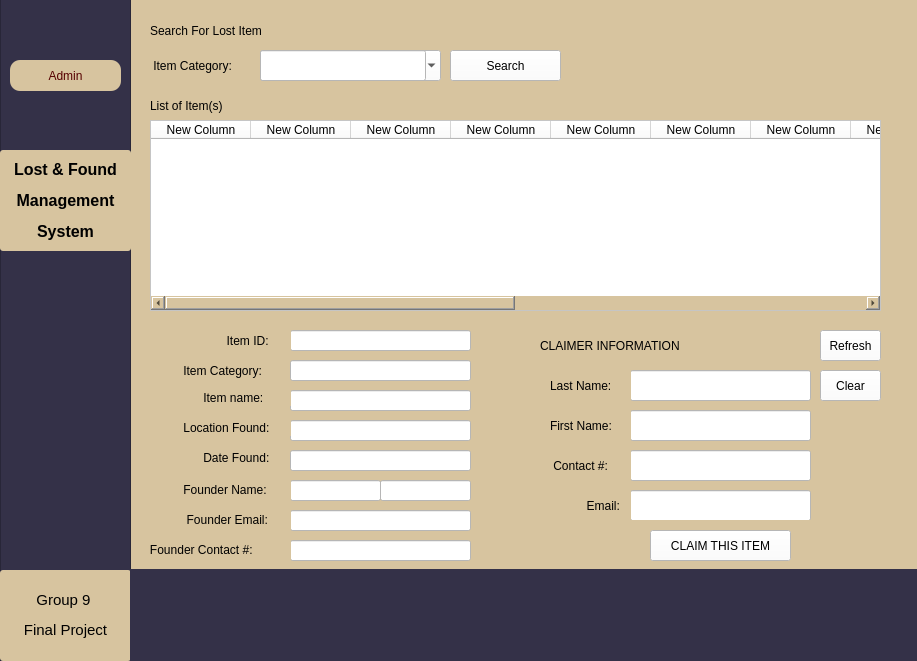
<?xml version="1.0" encoding="UTF-8"?>
<ui version="4.0">
 <class>Form</class>
 <widget class="QWidget" name="Form">
  <property name="geometry">
   <rect>
    <x>0</x>
    <y>0</y>
    <width>917</width>
    <height>661</height>
   </rect>
  </property>
  <property name="windowTitle">
   <string>Form</string>
  </property>
  <widget class="QWidget" name="widget" native="true">
   <property name="enabled">
    <bool>true</bool>
   </property>
   <property name="geometry">
    <rect>
     <x>-50</x>
     <y>-30</y>
     <width>1061</width>
     <height>741</height>
    </rect>
   </property>
   <property name="cursor">
    <cursorShape>ArrowCursor</cursorShape>
   </property>
   <property name="mouseTracking">
    <bool>true</bool>
   </property>
   <property name="focusPolicy">
    <enum>Qt::ClickFocus</enum>
   </property>
   <property name="styleSheet">
    <string notr="true">background-color:rgb(215, 196, 159)</string>
   </property>
   <property name="inputMethodHints">
    <set>Qt::ImhUppercaseOnly</set>
   </property>
   <widget class="QLabel" name="label">
    <property name="geometry">
     <rect>
      <x>200</x>
      <y>40</y>
      <width>201</width>
      <height>41</height>
     </rect>
    </property>
    <property name="styleSheet">
     <string notr="true">font: 87 13pt &quot;Arial Black&quot;;</string>
    </property>
    <property name="text">
     <string>Search For Lost Item</string>
    </property>
   </widget>
   <widget class="QLabel" name="label_2">
    <property name="geometry">
     <rect>
      <x>200</x>
      <y>80</y>
      <width>111</width>
      <height>31</height>
     </rect>
    </property>
    <property name="styleSheet">
     <string notr="true">font: 75 11pt &quot;MS Shell Dlg 2&quot;;</string>
    </property>
    <property name="text">
     <string> Item Category:</string>
    </property>
   </widget>
   <widget class="QComboBox" name="comboBox">
    <property name="geometry">
     <rect>
      <x>310</x>
      <y>80</y>
      <width>181</width>
      <height>31</height>
     </rect>
    </property>
    <property name="styleSheet">
     <string notr="true">background-color:white</string>
    </property>
    <property name="frame">
     <bool>false</bool>
    </property>
   </widget>
   <widget class="QPushButton" name="Search">
    <property name="geometry">
     <rect>
      <x>500</x>
      <y>80</y>
      <width>111</width>
      <height>31</height>
     </rect>
    </property>
    <property name="styleSheet">
     <string notr="true">background-color:white;
font: 87 10pt &quot;Arial Black&quot;;</string>
    </property>
    <property name="text">
     <string>Search</string>
    </property>
   </widget>
   <widget class="QLabel" name="label_4">
    <property name="geometry">
     <rect>
      <x>200</x>
      <y>120</y>
      <width>171</width>
      <height>31</height>
     </rect>
    </property>
    <property name="styleSheet">
     <string notr="true">font: 87 12pt &quot;Arial Black&quot;;</string>
    </property>
    <property name="text">
     <string>List of Item(s)</string>
    </property>
   </widget>
   <widget class="QFrame" name="frame">
    <property name="geometry">
     <rect>
      <x>50</x>
      <y>20</y>
      <width>131</width>
      <height>701</height>
     </rect>
    </property>
    <property name="styleSheet">
     <string notr="true">background-color:rgb(52, 49, 72)</string>
    </property>
    <property name="frameShape">
     <enum>QFrame::StyledPanel</enum>
    </property>
    <property name="frameShadow">
     <enum>QFrame::Raised</enum>
    </property>
    <widget class="QPushButton" name="AdminButton">
     <property name="geometry">
      <rect>
       <x>10</x>
       <y>70</y>
       <width>111</width>
       <height>31</height>
      </rect>
     </property>
     <property name="styleSheet">
      <string notr="true">QPushButton{
font: 87 9pt &quot;Arial Black&quot;;
border-radius:10px;
background-color:rgb(215, 196, 159);
color:rgb(85, 0, 0);
}

QPushButton:hover{
background-color:rgb(85, 255, 127);
color:rgb(0, 0, 0);
}

QPushButton:pressed{
background-color:rgb(100,170,255);
}</string>
     </property>
     <property name="text">
      <string>Admin</string>
     </property>
    </widget>
    <widget class="QLabel" name="label_10">
     <property name="geometry">
      <rect>
       <x>0</x>
       <y>160</y>
       <width>131</width>
       <height>101</height>
      </rect>
     </property>
     <property name="styleSheet">
      <string notr="true">QLabel{
font: 87 9pt &quot;Arial Black&quot;;
border-radius:3px;
background-color:rgb(215, 196, 159);
color:rgb(0, 0, 0);
}

QLabel:hover{
background-color:rgb(85, 255, 127);
color:rgb(0, 0, 0);
}

QLabel:pressed{
background-color:rgb(170, 170, 255);
}</string>
     </property>
     <property name="text">
      <string>&lt;!DOCTYPE HTML PUBLIC &quot;-//W3C//DTD HTML 4.0//EN&quot; &quot;http://www.w3.org/TR/REC-html40/strict.dtd&quot;&gt;
&lt;html&gt;&lt;head&gt;&lt;meta name=&quot;qrichtext&quot; content=&quot;1&quot; /&gt;&lt;style type=&quot;text/css&quot;&gt;
p, li { white-space: pre-wrap; }
&lt;/style&gt;&lt;/head&gt;&lt;body style=&quot; font-family:'Arial Black'; font-size:12pt; font-weight:80; font-style:normal;&quot;&gt;
&lt;p align=&quot;center&quot; style=&quot; margin-top:12px; margin-bottom:12px; margin-left:0px; margin-right:0px; -qt-block-indent:0; text-indent:0px;&quot;&gt;&lt;span style=&quot; font-weight:600;&quot;&gt;Lost &amp;amp; Found&lt;/span&gt;&lt;/p&gt;
&lt;p align=&quot;center&quot; style=&quot; margin-top:12px; margin-bottom:12px; margin-left:0px; margin-right:0px; -qt-block-indent:0; text-indent:0px;&quot;&gt;&lt;span style=&quot; font-weight:600;&quot;&gt;Management&lt;/span&gt;&lt;/p&gt;
&lt;p align=&quot;center&quot; style=&quot; margin-top:12px; margin-bottom:12px; margin-left:0px; margin-right:0px; -qt-block-indent:0; text-indent:0px;&quot;&gt;&lt;span style=&quot; font-weight:600;&quot;&gt;System&lt;/span&gt;&lt;/p&gt;&lt;/body&gt;&lt;/html&gt;</string>
     </property>
    </widget>
    <widget class="QLabel" name="label_11">
     <property name="geometry">
      <rect>
       <x>0</x>
       <y>580</y>
       <width>131</width>
       <height>91</height>
      </rect>
     </property>
     <property name="styleSheet">
      <string notr="true">QLabel{
font: 87 9pt &quot;Arial Black&quot;;
border-radius:3px;
background-color:rgb(215, 196, 159);
color:rgb(0, 0, 0);
}

QLabel:hover{
background-color:rgb(85, 255, 127);
color:rgb(0, 0, 0);
}

QLabel:pressed{
background-color:rgb(170, 170, 255);
}</string>
     </property>
     <property name="text">
      <string>&lt;!DOCTYPE HTML PUBLIC &quot;-//W3C//DTD HTML 4.0//EN&quot; &quot;http://www.w3.org/TR/REC-html40/strict.dtd&quot;&gt;
&lt;html&gt;&lt;head&gt;&lt;meta name=&quot;qrichtext&quot; content=&quot;1&quot; /&gt;&lt;style type=&quot;text/css&quot;&gt;
p, li { white-space: pre-wrap; }
&lt;/style&gt;&lt;/head&gt;&lt;body style=&quot; font-family:'Arial Black'; font-size:12pt; font-weight:80; font-style:normal;&quot;&gt;
&lt;p align=&quot;center&quot; style=&quot; margin-top:12px; margin-bottom:12px; margin-left:0px; margin-right:0px; -qt-block-indent:0; text-indent:0px;&quot;&gt;&lt;span style=&quot; font-size:11pt;&quot;&gt;Group 9 &lt;/span&gt;&lt;/p&gt;
&lt;p align=&quot;center&quot; style=&quot; margin-top:12px; margin-bottom:12px; margin-left:0px; margin-right:0px; -qt-block-indent:0; text-indent:0px;&quot;&gt;&lt;span style=&quot; font-size:11pt;&quot;&gt;Final Project&lt;/span&gt;&lt;/p&gt;&lt;/body&gt;&lt;/html&gt;</string>
     </property>
    </widget>
   </widget>
   <widget class="QTableWidget" name="tableWidget">
    <property name="geometry">
     <rect>
      <x>200</x>
      <y>150</y>
      <width>731</width>
      <height>191</height>
     </rect>
    </property>
    <property name="styleSheet">
     <string notr="true">Background-color:white;</string>
    </property>
    <column>
     <property name="text">
      <string>New Column</string>
     </property>
    </column>
    <column>
     <property name="text">
      <string>New Column</string>
     </property>
    </column>
    <column>
     <property name="text">
      <string>New Column</string>
     </property>
    </column>
    <column>
     <property name="text">
      <string>New Column</string>
     </property>
    </column>
    <column>
     <property name="text">
      <string>New Column</string>
     </property>
    </column>
    <column>
     <property name="text">
      <string>New Column</string>
     </property>
    </column>
    <column>
     <property name="text">
      <string>New Column</string>
     </property>
    </column>
    <column>
     <property name="text">
      <string>New Column</string>
     </property>
    </column>
    <column>
     <property name="text">
      <string>New Column</string>
     </property>
    </column>
    <column>
     <property name="text">
      <string>New Column</string>
     </property>
    </column>
    <column>
     <property name="text">
      <string>New Column</string>
     </property>
    </column>
    <column>
     <property name="text">
      <string>New Column</string>
     </property>
    </column>
    <column>
     <property name="text">
      <string>New Column</string>
     </property>
    </column>
    <column>
     <property name="text">
      <string>New Column</string>
     </property>
    </column>
   </widget>
   <widget class="QLabel" name="label_5">
    <property name="geometry">
     <rect>
      <x>230</x>
      <y>390</y>
      <width>111</width>
      <height>21</height>
     </rect>
    </property>
    <property name="styleSheet">
     <string notr="true">font: 75 11pt &quot;MS Shell Dlg 2&quot;;</string>
    </property>
    <property name="text">
     <string> Item Category:</string>
    </property>
   </widget>
   <widget class="QLineEdit" name="lineEdit_12">
    <property name="geometry">
     <rect>
      <x>680</x>
      <y>480</y>
      <width>181</width>
      <height>31</height>
     </rect>
    </property>
    <property name="styleSheet">
     <string notr="true">background-color:white</string>
    </property>
   </widget>
   <widget class="QLineEdit" name="lineEdit_13">
    <property name="geometry">
     <rect>
      <x>680</x>
      <y>400</y>
      <width>181</width>
      <height>31</height>
     </rect>
    </property>
    <property name="styleSheet">
     <string notr="true">background-color:white</string>
    </property>
   </widget>
   <widget class="QLineEdit" name="lineEdit_14">
    <property name="geometry">
     <rect>
      <x>680</x>
      <y>520</y>
      <width>181</width>
      <height>31</height>
     </rect>
    </property>
    <property name="styleSheet">
     <string notr="true">background-color:white</string>
    </property>
   </widget>
   <widget class="QLineEdit" name="lineEdit_15">
    <property name="geometry">
     <rect>
      <x>680</x>
      <y>440</y>
      <width>181</width>
      <height>31</height>
     </rect>
    </property>
    <property name="styleSheet">
     <string notr="true">background-color:white</string>
    </property>
   </widget>
   <widget class="QLineEdit" name="lineEdit_16">
    <property name="geometry">
     <rect>
      <x>340</x>
      <y>360</y>
      <width>181</width>
      <height>21</height>
     </rect>
    </property>
    <property name="styleSheet">
     <string notr="true">background-color:white</string>
    </property>
    <property name="readOnly">
     <bool>true</bool>
    </property>
   </widget>
   <widget class="QLineEdit" name="lineEdit_17">
    <property name="geometry">
     <rect>
      <x>340</x>
      <y>390</y>
      <width>181</width>
      <height>21</height>
     </rect>
    </property>
    <property name="styleSheet">
     <string notr="true">background-color:white</string>
    </property>
    <property name="readOnly">
     <bool>true</bool>
    </property>
   </widget>
   <widget class="QLineEdit" name="lineEdit_18">
    <property name="geometry">
     <rect>
      <x>340</x>
      <y>420</y>
      <width>181</width>
      <height>21</height>
     </rect>
    </property>
    <property name="styleSheet">
     <string notr="true">background-color:white</string>
    </property>
    <property name="readOnly">
     <bool>true</bool>
    </property>
   </widget>
   <widget class="QLineEdit" name="lineEdit_19">
    <property name="geometry">
     <rect>
      <x>340</x>
      <y>450</y>
      <width>181</width>
      <height>21</height>
     </rect>
    </property>
    <property name="styleSheet">
     <string notr="true">background-color:white</string>
    </property>
    <property name="readOnly">
     <bool>true</bool>
    </property>
   </widget>
   <widget class="QLabel" name="label_6">
    <property name="geometry">
     <rect>
      <x>250</x>
      <y>420</y>
      <width>91</width>
      <height>16</height>
     </rect>
    </property>
    <property name="styleSheet">
     <string notr="true">font: 75 11pt &quot;MS Shell Dlg 2&quot;;</string>
    </property>
    <property name="text">
     <string> Item name:</string>
    </property>
   </widget>
   <widget class="QLabel" name="label_7">
    <property name="geometry">
     <rect>
      <x>230</x>
      <y>450</y>
      <width>111</width>
      <height>16</height>
     </rect>
    </property>
    <property name="styleSheet">
     <string notr="true">font: 75 11pt &quot;MS Shell Dlg 2&quot;;</string>
    </property>
    <property name="text">
     <string> Location Found:</string>
    </property>
   </widget>
   <widget class="QLabel" name="label_8">
    <property name="geometry">
     <rect>
      <x>250</x>
      <y>480</y>
      <width>91</width>
      <height>16</height>
     </rect>
    </property>
    <property name="styleSheet">
     <string notr="true">font: 75 11pt &quot;MS Shell Dlg 2&quot;;</string>
    </property>
    <property name="text">
     <string> Date Found:</string>
    </property>
   </widget>
   <widget class="QLabel" name="label_9">
    <property name="geometry">
     <rect>
      <x>590</x>
      <y>360</y>
      <width>221</width>
      <height>31</height>
     </rect>
    </property>
    <property name="styleSheet">
     <string notr="true">font:  11pt &quot;Arial Black&quot;;</string>
    </property>
    <property name="text">
     <string>CLAIMER INFORMATION</string>
    </property>
   </widget>
   <widget class="QLabel" name="label_28">
    <property name="geometry">
     <rect>
      <x>600</x>
      <y>400</y>
      <width>81</width>
      <height>31</height>
     </rect>
    </property>
    <property name="styleSheet">
     <string notr="true">font: 75 11pt &quot;MS Shell Dlg 2&quot;;</string>
    </property>
    <property name="text">
     <string>Last Name:</string>
    </property>
   </widget>
   <widget class="QLabel" name="label_29">
    <property name="geometry">
     <rect>
      <x>600</x>
      <y>440</y>
      <width>81</width>
      <height>31</height>
     </rect>
    </property>
    <property name="styleSheet">
     <string notr="true">font: 75 11pt &quot;MS Shell Dlg 2&quot;;</string>
    </property>
    <property name="text">
     <string>First Name:</string>
    </property>
   </widget>
   <widget class="QLabel" name="label_30">
    <property name="geometry">
     <rect>
      <x>600</x>
      <y>480</y>
      <width>81</width>
      <height>31</height>
     </rect>
    </property>
    <property name="styleSheet">
     <string notr="true">font: 75 11pt &quot;MS Shell Dlg 2&quot;;</string>
    </property>
    <property name="text">
     <string> Contact #:</string>
    </property>
   </widget>
   <widget class="QLabel" name="label_43">
    <property name="geometry">
     <rect>
      <x>630</x>
      <y>520</y>
      <width>51</width>
      <height>31</height>
     </rect>
    </property>
    <property name="styleSheet">
     <string notr="true">font: 75 11pt &quot;MS Shell Dlg 2&quot;;</string>
    </property>
    <property name="text">
     <string>  Email:</string>
    </property>
   </widget>
   <widget class="QLabel" name="label_12">
    <property name="geometry">
     <rect>
      <x>270</x>
      <y>360</y>
      <width>71</width>
      <height>21</height>
     </rect>
    </property>
    <property name="styleSheet">
     <string notr="true">font: 75 11pt &quot;MS Shell Dlg 2&quot;;</string>
    </property>
    <property name="text">
     <string>  Item ID:</string>
    </property>
   </widget>
   <widget class="QPushButton" name="Refresh">
    <property name="geometry">
     <rect>
      <x>870</x>
      <y>360</y>
      <width>61</width>
      <height>31</height>
     </rect>
    </property>
    <property name="whatsThis">
     <string>&lt;html&gt;&lt;head/&gt;&lt;body&gt;&lt;p align=&quot;center&quot;&gt;&lt;span style=&quot; font-weight:600;&quot;&gt;Refresh&lt;/span&gt;&lt;/p&gt;&lt;/body&gt;&lt;/html&gt;</string>
    </property>
    <property name="styleSheet">
     <string notr="true">background-color:white;
font: 87 9pt &quot;Arial Black&quot;;</string>
    </property>
    <property name="text">
     <string>Refresh</string>
    </property>
   </widget>
   <widget class="QLineEdit" name="lineEdit_20">
    <property name="geometry">
     <rect>
      <x>340</x>
      <y>480</y>
      <width>181</width>
      <height>21</height>
     </rect>
    </property>
    <property name="styleSheet">
     <string notr="true">background-color:white</string>
    </property>
    <property name="readOnly">
     <bool>true</bool>
    </property>
   </widget>
   <widget class="QLineEdit" name="lineEdit_21">
    <property name="geometry">
     <rect>
      <x>340</x>
      <y>510</y>
      <width>91</width>
      <height>21</height>
     </rect>
    </property>
    <property name="styleSheet">
     <string notr="true">background-color:white</string>
    </property>
    <property name="readOnly">
     <bool>true</bool>
    </property>
   </widget>
   <widget class="QLabel" name="label_13">
    <property name="geometry">
     <rect>
      <x>230</x>
      <y>510</y>
      <width>111</width>
      <height>20</height>
     </rect>
    </property>
    <property name="styleSheet">
     <string notr="true">font: 75 11pt &quot;MS Shell Dlg 2&quot;;</string>
    </property>
    <property name="text">
     <string> Founder Name:</string>
    </property>
   </widget>
   <widget class="QLineEdit" name="lineEdit_22">
    <property name="geometry">
     <rect>
      <x>430</x>
      <y>510</y>
      <width>91</width>
      <height>21</height>
     </rect>
    </property>
    <property name="styleSheet">
     <string notr="true">background-color:white</string>
    </property>
    <property name="readOnly">
     <bool>true</bool>
    </property>
   </widget>
   <widget class="QLineEdit" name="lineEdit_23">
    <property name="geometry">
     <rect>
      <x>340</x>
      <y>540</y>
      <width>181</width>
      <height>21</height>
     </rect>
    </property>
    <property name="styleSheet">
     <string notr="true">background-color:white</string>
    </property>
    <property name="readOnly">
     <bool>true</bool>
    </property>
   </widget>
   <widget class="QLineEdit" name="lineEdit_24">
    <property name="geometry">
     <rect>
      <x>340</x>
      <y>570</y>
      <width>181</width>
      <height>21</height>
     </rect>
    </property>
    <property name="styleSheet">
     <string notr="true">background-color:white</string>
    </property>
    <property name="readOnly">
     <bool>true</bool>
    </property>
   </widget>
   <widget class="QLabel" name="label_14">
    <property name="geometry">
     <rect>
      <x>230</x>
      <y>540</y>
      <width>111</width>
      <height>20</height>
     </rect>
    </property>
    <property name="styleSheet">
     <string notr="true">font: 75 11pt &quot;MS Shell Dlg 2&quot;;</string>
    </property>
    <property name="text">
     <string>  Founder Email:</string>
    </property>
   </widget>
   <widget class="QLabel" name="label_15">
    <property name="geometry">
     <rect>
      <x>190</x>
      <y>570</y>
      <width>151</width>
      <height>20</height>
     </rect>
    </property>
    <property name="styleSheet">
     <string notr="true">font: 75 11pt &quot;MS Shell Dlg 2&quot;;</string>
    </property>
    <property name="text">
     <string>   Founder Contact #:</string>
    </property>
   </widget>
   <widget class="QPushButton" name="Refresh_2">
    <property name="geometry">
     <rect>
      <x>870</x>
      <y>400</y>
      <width>61</width>
      <height>31</height>
     </rect>
    </property>
    <property name="whatsThis">
     <string>&lt;html&gt;&lt;head/&gt;&lt;body&gt;&lt;p align=&quot;center&quot;&gt;&lt;span style=&quot; font-weight:600;&quot;&gt;Refresh&lt;/span&gt;&lt;/p&gt;&lt;/body&gt;&lt;/html&gt;</string>
    </property>
    <property name="styleSheet">
     <string notr="true">background-color:white;
font: 87 9pt &quot;Arial Black&quot;;</string>
    </property>
    <property name="text">
     <string>Clear</string>
    </property>
   </widget>
   <widget class="QLabel" name="error">
    <property name="geometry">
     <rect>
      <x>680</x>
      <y>550</y>
      <width>221</width>
      <height>21</height>
     </rect>
    </property>
    <property name="styleSheet">
     <string notr="true">font: 75 10pt &quot;MS Shell Dlg 2&quot;; color:red;</string>
    </property>
    <property name="text">
     <string/>
    </property>
   </widget>
   <widget class="QLineEdit" name="lineEdit_25">
    <property name="geometry">
     <rect>
      <x>310</x>
      <y>80</y>
      <width>166</width>
      <height>31</height>
     </rect>
    </property>
    <property name="styleSheet">
     <string notr="true">background-color:white</string>
    </property>
    <property name="readOnly">
     <bool>true</bool>
    </property>
   </widget>
   <widget class="QWidget" name="widget_2" native="true">
    <property name="geometry">
     <rect>
      <x>180</x>
      <y>599</y>
      <width>831</width>
      <height>101</height>
     </rect>
    </property>
    <property name="styleSheet">
     <string notr="true">background-color:rgb(52, 49, 72)</string>
    </property>
   </widget>
   <widget class="QPushButton" name="ClaimButton">
    <property name="geometry">
     <rect>
      <x>700</x>
      <y>560</y>
      <width>141</width>
      <height>31</height>
     </rect>
    </property>
    <property name="styleSheet">
     <string notr="true">background-color:white;
font: 87 10pt &quot;Arial Black&quot;;</string>
    </property>
    <property name="text">
     <string>CLAIM THIS ITEM</string>
    </property>
   </widget>
  </widget>
 </widget>
 <resources>
  <include location="Ad.qrc"/>
  <include location="gg1.qrc"/>
  <include location="GG.qrc"/>
 </resources>
 <connections/>
</ui>
